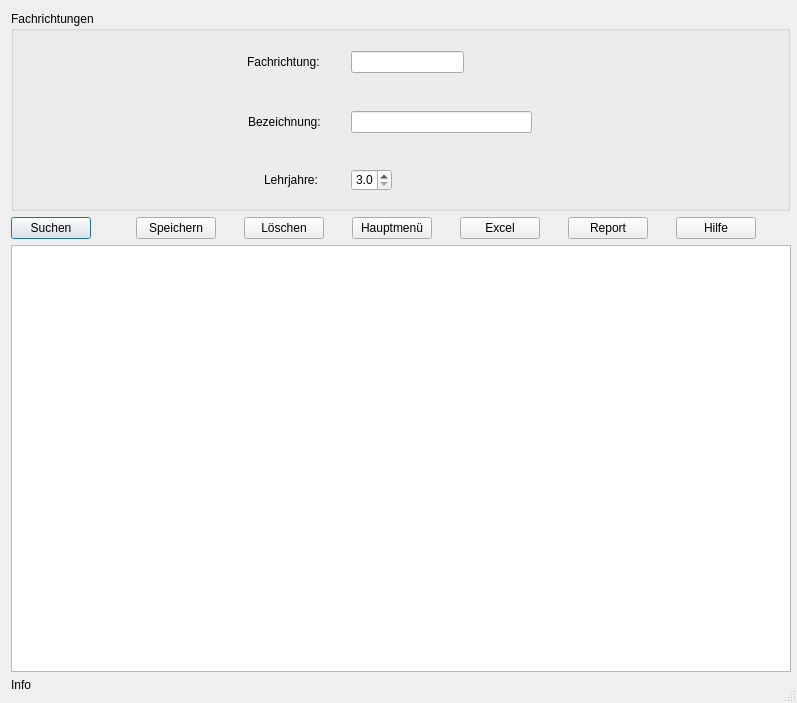
<?xml version="1.0" encoding="UTF-8"?>
<ui version="4.0">
 <class>Dialog</class>
 <widget class="QDialog" name="Dialog">
  <property name="geometry">
   <rect>
    <x>0</x>
    <y>0</y>
    <width>797</width>
    <height>703</height>
   </rect>
  </property>
  <property name="minimumSize">
   <size>
    <width>797</width>
    <height>703</height>
   </size>
  </property>
  <property name="windowTitle">
   <string>Fachrichtungen</string>
  </property>
  <property name="sizeGripEnabled">
   <bool>true</bool>
  </property>
  <layout class="QGridLayout" name="gridLayout">
   <item row="0" column="0" colspan="7">
    <widget class="QGroupBox" name="gbFachrichtungen">
     <property name="sizePolicy">
      <sizepolicy hsizetype="Fixed" vsizetype="Fixed">
       <horstretch>0</horstretch>
       <verstretch>0</verstretch>
      </sizepolicy>
     </property>
     <property name="minimumSize">
      <size>
       <width>779</width>
       <height>200</height>
      </size>
     </property>
     <property name="title">
      <string>Fachrichtungen</string>
     </property>
     <widget class="QLineEdit" name="leFachrichtungabk">
      <property name="geometry">
       <rect>
        <x>340</x>
        <y>40</y>
        <width>113</width>
        <height>22</height>
       </rect>
      </property>
     </widget>
     <widget class="QLineEdit" name="leFachrichtungbez">
      <property name="geometry">
       <rect>
        <x>340</x>
        <y>100</y>
        <width>181</width>
        <height>22</height>
       </rect>
      </property>
     </widget>
     <widget class="QLabel" name="lblFachrichtung">
      <property name="geometry">
       <rect>
        <x>236</x>
        <y>43</y>
        <width>101</width>
        <height>16</height>
       </rect>
      </property>
      <property name="text">
       <string>Fachrichtung:</string>
      </property>
     </widget>
     <widget class="QLabel" name="lblBezeichnung">
      <property name="geometry">
       <rect>
        <x>237</x>
        <y>103</y>
        <width>91</width>
        <height>16</height>
       </rect>
      </property>
      <property name="text">
       <string>Bezeichnung:</string>
      </property>
     </widget>
     <widget class="QLabel" name="lblLJahre">
      <property name="geometry">
       <rect>
        <x>253</x>
        <y>161</y>
        <width>91</width>
        <height>16</height>
       </rect>
      </property>
      <property name="text">
       <string>Lehrjahre:</string>
      </property>
     </widget>
     <widget class="QDoubleSpinBox" name="sbLehrjahre">
      <property name="geometry">
       <rect>
        <x>340</x>
        <y>158</y>
        <width>41</width>
        <height>22</height>
       </rect>
      </property>
      <property name="decimals">
       <number>1</number>
      </property>
      <property name="minimum">
       <double>3.000000000000000</double>
      </property>
      <property name="maximum">
       <double>4.000000000000000</double>
      </property>
      <property name="singleStep">
       <double>0.500000000000000</double>
      </property>
     </widget>
    </widget>
   </item>
   <item row="1" column="0">
    <widget class="QPushButton" name="btSuchen">
     <property name="sizePolicy">
      <sizepolicy hsizetype="Fixed" vsizetype="Fixed">
       <horstretch>0</horstretch>
       <verstretch>0</verstretch>
      </sizepolicy>
     </property>
     <property name="text">
      <string>Suchen</string>
     </property>
     <property name="icon">
      <iconset>
       <normaloff>../../_Symbole/UsedSymbols/searchmagnifierinterfacesymbol1_79893.ico</normaloff>../../_Symbole/UsedSymbols/searchmagnifierinterfacesymbol1_79893.ico</iconset>
     </property>
    </widget>
   </item>
   <item row="1" column="1">
    <widget class="QPushButton" name="btSpeichern">
     <property name="sizePolicy">
      <sizepolicy hsizetype="Fixed" vsizetype="Fixed">
       <horstretch>0</horstretch>
       <verstretch>0</verstretch>
      </sizepolicy>
     </property>
     <property name="text">
      <string>Speichern</string>
     </property>
     <property name="icon">
      <iconset>
       <normaloff>../../_Symbole/UsedSymbols/save_3621.ico</normaloff>../../_Symbole/UsedSymbols/save_3621.ico</iconset>
     </property>
    </widget>
   </item>
   <item row="1" column="2">
    <widget class="QPushButton" name="btLoeschen">
     <property name="sizePolicy">
      <sizepolicy hsizetype="Fixed" vsizetype="Fixed">
       <horstretch>0</horstretch>
       <verstretch>0</verstretch>
      </sizepolicy>
     </property>
     <property name="text">
      <string>Löschen</string>
     </property>
     <property name="icon">
      <iconset>
       <normaloff>../../_Symbole/UsedSymbols/seo-social-web-network-internet_262_icon-icons.com_61518.ico</normaloff>../../_Symbole/UsedSymbols/seo-social-web-network-internet_262_icon-icons.com_61518.ico</iconset>
     </property>
    </widget>
   </item>
   <item row="1" column="3">
    <widget class="QPushButton" name="btAbbrechen">
     <property name="sizePolicy">
      <sizepolicy hsizetype="Fixed" vsizetype="Fixed">
       <horstretch>0</horstretch>
       <verstretch>0</verstretch>
      </sizepolicy>
     </property>
     <property name="text">
      <string>Hauptmenü</string>
     </property>
     <property name="icon">
      <iconset>
       <normaloff>../../_Symbole/UsedSymbols/log-out_icon-icons.com_50106.ico</normaloff>../../_Symbole/UsedSymbols/log-out_icon-icons.com_50106.ico</iconset>
     </property>
    </widget>
   </item>
   <item row="1" column="4">
    <widget class="QPushButton" name="btExcel">
     <property name="enabled">
      <bool>true</bool>
     </property>
     <property name="sizePolicy">
      <sizepolicy hsizetype="Fixed" vsizetype="Fixed">
       <horstretch>0</horstretch>
       <verstretch>0</verstretch>
      </sizepolicy>
     </property>
     <property name="text">
      <string>Excel</string>
     </property>
     <property name="icon">
      <iconset>
       <normaloff>../../_Symbole/UsedSymbols/microsoft_excel_icon_132212.ico</normaloff>../../_Symbole/UsedSymbols/microsoft_excel_icon_132212.ico</iconset>
     </property>
    </widget>
   </item>
   <item row="1" column="5">
    <widget class="QPushButton" name="btCSV">
     <property name="sizePolicy">
      <sizepolicy hsizetype="Fixed" vsizetype="Fixed">
       <horstretch>0</horstretch>
       <verstretch>0</verstretch>
      </sizepolicy>
     </property>
     <property name="text">
      <string>Report</string>
     </property>
     <property name="icon">
      <iconset>
       <normaloff>../../_Symbole/UsedSymbols/reporting_noun_report_document_file_icon_148360.ico</normaloff>../../_Symbole/UsedSymbols/reporting_noun_report_document_file_icon_148360.ico</iconset>
     </property>
    </widget>
   </item>
   <item row="1" column="6">
    <widget class="QPushButton" name="btHilfe">
     <property name="sizePolicy">
      <sizepolicy hsizetype="Fixed" vsizetype="Fixed">
       <horstretch>0</horstretch>
       <verstretch>0</verstretch>
      </sizepolicy>
     </property>
     <property name="text">
      <string>Hilfe</string>
     </property>
     <property name="icon">
      <iconset>
       <normaloff>../../_Symbole/UsedSymbols/info_13213.ico</normaloff>../../_Symbole/UsedSymbols/info_13213.ico</iconset>
     </property>
    </widget>
   </item>
   <item row="2" column="0" colspan="7">
    <widget class="QTableWidget" name="twAnzeige">
     <property name="sizePolicy">
      <sizepolicy hsizetype="Expanding" vsizetype="Expanding">
       <horstretch>0</horstretch>
       <verstretch>0</verstretch>
      </sizepolicy>
     </property>
     <property name="minimumSize">
      <size>
       <width>780</width>
       <height>400</height>
      </size>
     </property>
     <property name="wordWrap">
      <bool>true</bool>
     </property>
    </widget>
   </item>
   <item row="3" column="0" colspan="7">
    <widget class="QLabel" name="lab_INFO">
     <property name="sizePolicy">
      <sizepolicy hsizetype="Minimum" vsizetype="Preferred">
       <horstretch>0</horstretch>
       <verstretch>0</verstretch>
      </sizepolicy>
     </property>
     <property name="minimumSize">
      <size>
       <width>780</width>
       <height>0</height>
      </size>
     </property>
     <property name="text">
      <string>Info</string>
     </property>
    </widget>
   </item>
  </layout>
 </widget>
 <tabstops>
  <tabstop>leFachrichtungabk</tabstop>
  <tabstop>leFachrichtungbez</tabstop>
  <tabstop>sbLehrjahre</tabstop>
  <tabstop>btSuchen</tabstop>
  <tabstop>btSpeichern</tabstop>
  <tabstop>btAbbrechen</tabstop>
  <tabstop>btLoeschen</tabstop>
  <tabstop>btExcel</tabstop>
  <tabstop>btCSV</tabstop>
  <tabstop>btHilfe</tabstop>
  <tabstop>twAnzeige</tabstop>
 </tabstops>
 <resources/>
 <connections/>
</ui>
